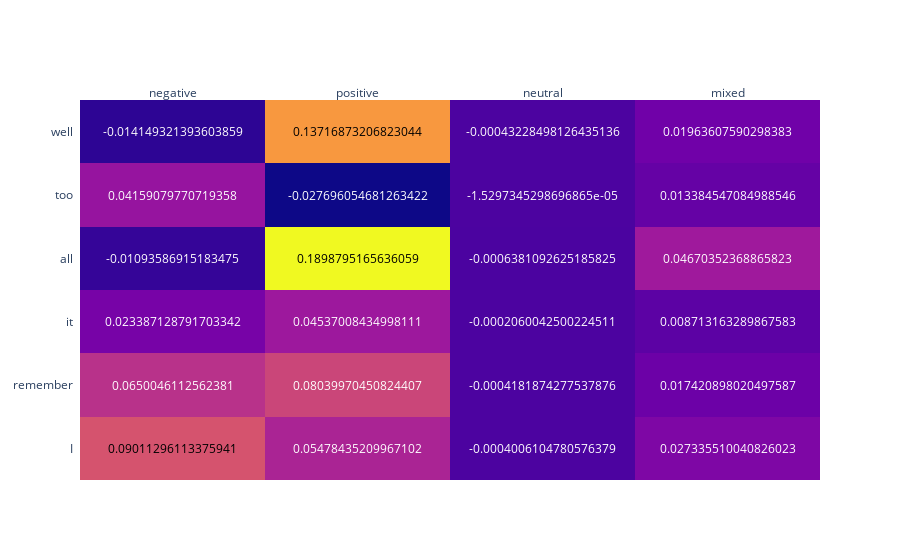

Notebook code cell kept with this figure:
### Code cell
scores_matrix = compute_scores_matrix(100)

### Figure 1 — Plotly figure (JSON) as saved in the notebook; plotly's stock layout.template omitted (floating-point values rounded to 4 significant figures)
{"data": [{"colorscale": [[0, "#0d0887"], [0.1111, "#46039f"], [0.2222, "#7201a8"], [0.3333, "#9c179e"], [0.4444, "#bd3786"], [0.5556, "#d8576b"], [0.6667, "#ed7953"], [0.7778, "#fb9f3a"], [0.8889, "#fdca26"], [1, "#f0f921"]], "reversescale": false, "showscale": false, "type": "heatmap", "x": ["negative", "positive", "neutral", "mixed"], "y": ["I", "remember", "it", "all", "too", "well"], "z": [[0.09011, 0.05478, -0.0004006, 0.02734], [0.065, 0.0804, -0.0004182, 0.01742], [0.02339, 0.04537, -0.000206, 0.008713], [-0.01094, 0.1899, -0.0006381, 0.0467], [0.04159, -0.0277, -1.53e-05, 0.01338], [-0.01415, 0.1372, -0.0004323, 0.01964]]}], "layout": {"annotations": [{"font": {"color": "#000000"}, "showarrow": false, "text": "0.09011296113375941", "x": "negative", "xref": "x", "y": "I", "yref": "y"}, {"font": {"color": "#FFFFFF"}, "showarrow": false, "text": "0.05478435209967102", "x": "positive", "xref": "x", "y": "I", "yref": "y"}, {"font": {"color": "#FFFFFF"}, "showarrow": false, "text": "-0.0004006104780576379", "x": "neutral", "xref": "x", "y": "I", "yref": "y"}, {"font": {"color": "#FFFFFF"}, "showarrow": false, "text": "0.027335510040826023", "x": "mixed", "xref": "x", "y": "I", "yref": "y"}, {"font": {"color": "#FFFFFF"}, "showarrow": false, "text": "0.0650046112562381", "x": "negative", "xref": "x", "y": "remember", "yref": "y"}, {"font": {"color": "#FFFFFF"}, "showarrow": false, "text": "0.08039970450824407", "x": "positive", "xref": "x", "y": "remember", "yref": "y"}, {"font": {"color": "#FFFFFF"}, "showarrow": false, "text": "-0.0004181874277537876", "x": "neutral", "xref": "x", "y": "remember", "yref": "y"}, {"font": {"color": "#FFFFFF"}, "showarrow": false, "text": "0.017420898020497587", "x": "mixed", "xref": "x", "y": "remember", "yref": "y"}, {"font": {"color": "#FFFFFF"}, "showarrow": false, "text": "0.023387128791703342", "x": "negative", "xref": "x", "y": "it", "yref": "y"}, {"font": {"color": "#FFFFFF"}, "showarrow": false, "text": "0.04537008434998111", "x": "positive", "xref": "x", "y": "it", "yref": "y"}, {"font": {"color": "#FFFFFF"}, "showarrow": false, "text": "-0.0002060042500224511", "x": "neutral", "xref": "x", "y": "it", "yref": "y"}, {"font": {"color": "#FFFFFF"}, "showarrow": false, "text": "0.008713163289867583", "x": "mixed", "xref": "x", "y": "it", "yref": "y"}, {"font": {"color": "#FFFFFF"}, "showarrow": false, "text": "-0.01093586915183475", "x": "negative", "xref": "x", "y": "all", "yref": "y"}, {"font": {"color": "#000000"}, "showarrow": false, "text": "0.1898795165636059", "x": "positive", "xref": "x", "y": "all", "yref": "y"}, {"font": {"color": "#FFFFFF"}, "showarrow": false, "text": "-0.0006381092625185825", "x": "neutral", "xref": "x", "y": "all", "yref": "y"}, {"font": {"color": "#FFFFFF"}, "showarrow": false, "text": "0.04670352368865823", "x": "mixed", "xref": "x", "y": "all", "yref": "y"}, {"font": {"color": "#FFFFFF"}, "showarrow": false, "text": "0.04159079770719358", "x": "negative", "xref": "x", "y": "too", "yref": "y"}, {"font": {"color": "#FFFFFF"}, "showarrow": false, "text": "-0.027696054681263422", "x": "positive", "xref": "x", "y": "too", "yref": "y"}, {"font": {"color": "#FFFFFF"}, "showarrow": false, "text": "-1.5297345298696865e-05", "x": "neutral", "xref": "x", "y": "too", "yref": "y"}, {"font": {"color": "#FFFFFF"}, "showarrow": false, "text": "0.013384547084988546", "x": "mixed", "xref": "x", "y": "too", "yref": "y"}, {"font": {"color": "#FFFFFF"}, "showarrow": false, "text": "-0.014149321393603859", "x": "negative", "xref": "x", "y": "well", "yref": "y"}, {"font": {"color": "#000000"}, "showarrow": false, "text": "0.13716873206823044", "x": "positive", "xref": "x", "y": "well", "yref": "y"}, {"font": {"color": "#FFFFFF"}, "showarrow": false, "text": "-0.00043228498126435136", "x": "neutral", "xref": "x", "y": "well", "yref": "y"}, {"font": {"color": "#FFFFFF"}, "showarrow": false, "text": "0.01963607590298383", "x": "mixed", "xref": "x", "y": "well", "yref": "y"}], "xaxis": {"dtick": 1, "gridcolor": "rgb(0, 0, 0)", "side": "top", "ticks": ""}, "yaxis": {"dtick": 1, "ticks": "", "ticksuffix": "  "}}}
